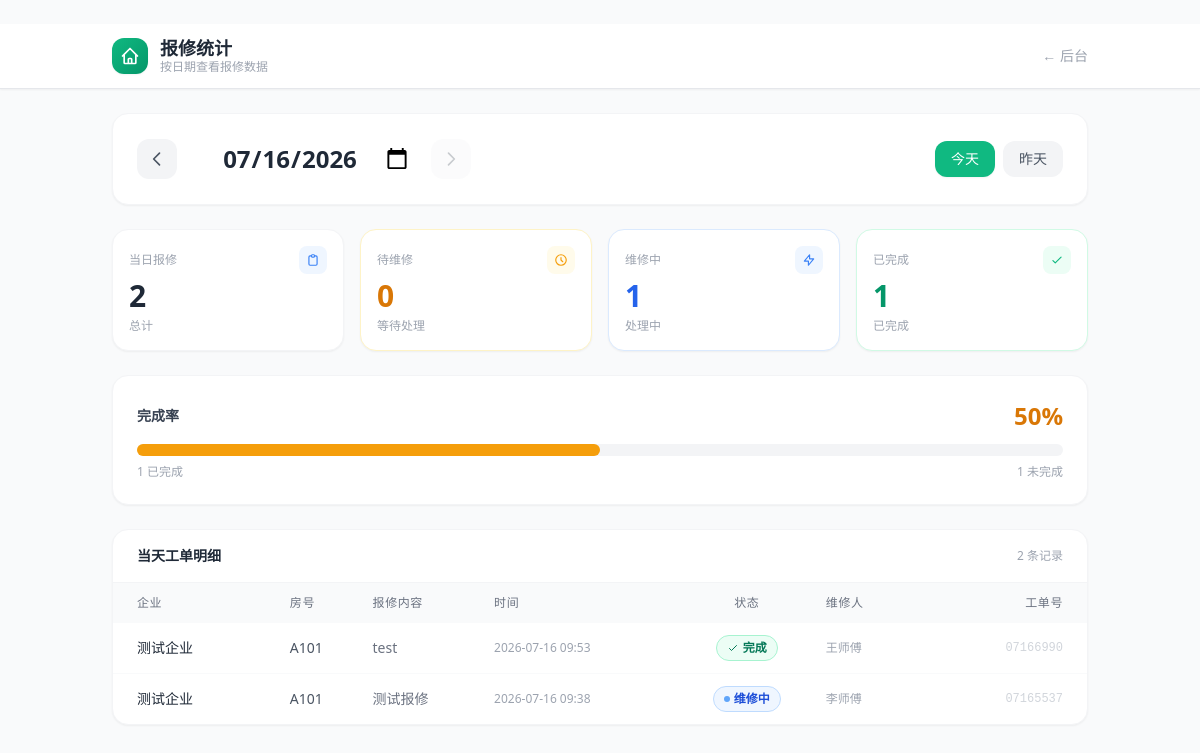
/stats, run on an earlier commit of the app's database.
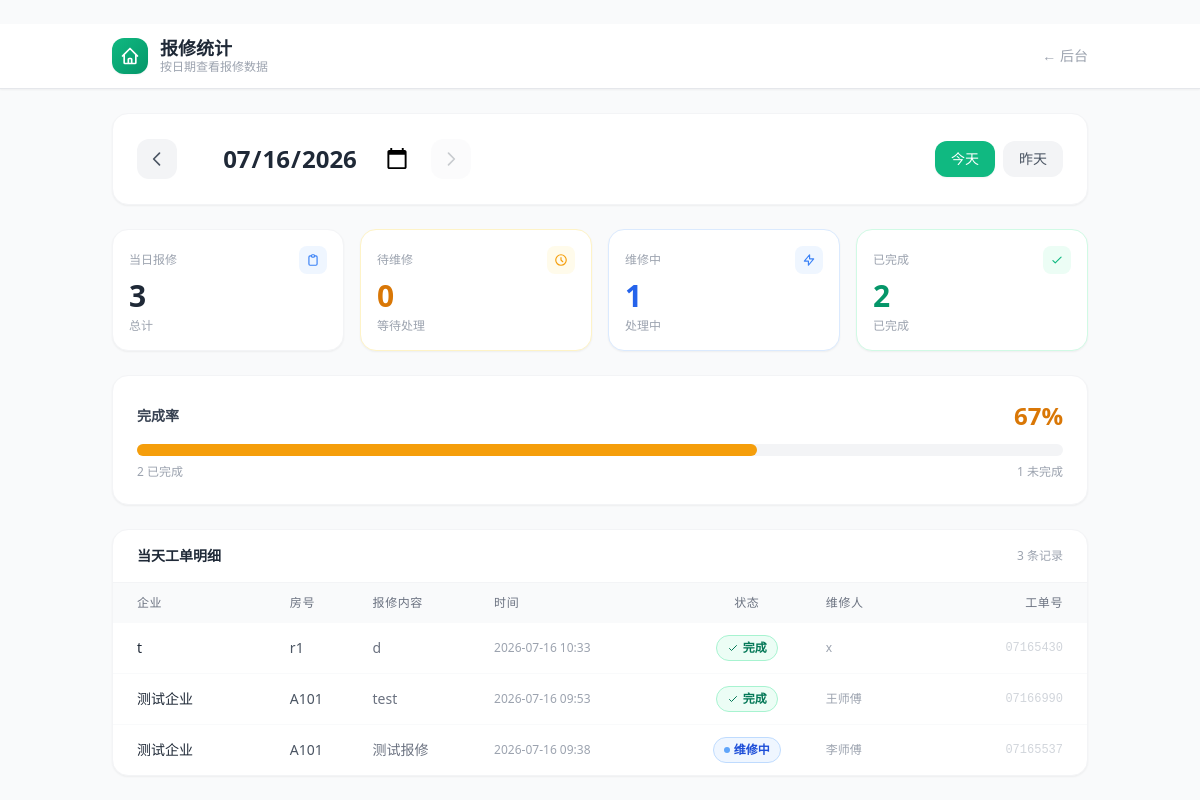
And on a later commit of the database.
### tables this page shows
CREATE TABLE orders (
        id INTEGER PRIMARY KEY AUTOINCREMENT,
        work_order TEXT UNIQUE NOT NULL,
        company TEXT NOT NULL,
        company_code TEXT NOT NULL,
        building TEXT DEFAULT '',
        room TEXT NOT NULL,
        reporter_name TEXT DEFAULT '',
        reporter_phone TEXT DEFAULT '',
        repair_type TEXT DEFAULT '',
        description TEXT NOT NULL,
        status TEXT NOT NULL DEFAULT 'pending',
        assigned_to TEXT DEFAULT '',
        created_at TEXT NOT NULL,
        updated_at TEXT NOT NULL
    );

### app.py (the view)
@app.route("/admin/update", methods=["POST"])
@app.route("/stats")
@app.route("/stats/<date_str>")
def stats(date_str=None):
    from datetime import datetime, timedelta
    if date_str is None:
        date_str = datetime.now().strftime("%Y-%m-%d")
    else:
        try:
            datetime.strptime(date_str, "%Y-%m-%d")
        except:
            date_str = datetime.now().strftime("%Y-%m-%d")
    orders = database.get_orders_by_date(date_str)
    total = len(orders)
    pending = sum(1 for o in orders if o["status"] == "pending")
    in_progress = sum(1 for o in orders if o["status"] == "in_progress")
    completed = sum(1 for o in orders if o["status"] == "completed")
    rate = round(completed / total * 100) if total > 0 else 0
    current = datetime.strptime(date_str, "%Y-%m-%d")
    prev_date = (current - timedelta(days=1)).strftime("%Y-%m-%d")
    next_date = (current + timedelta(days=1)).strftime("%Y-%m-%d")
    today_str = datetime.now().strftime("%Y-%m-%d")
    return render_template(
        "stats.html",
        date_str=date_str,
        total=total,
        pending=pending,
        in_progress=in_progress,
        completed=completed,
        rate=rate,
        orders=orders,
        prev_date=prev_date,
        next_date=next_date,
        today_str=today_str,
    )

### database.py (called while the page is built)
def get_orders_by_date(date_str):
    conn = get_db()
    try:
        cursor = conn.cursor()
        cursor.execute(f"SELECT * FROM orders WHERE created_at LIKE {PLACEHOLDER} ORDER BY created_at DESC", (f"{date_str}%",))
        rows = _fetch_all(cursor)
        return rows
    finally:
        conn.close()

    def get_db():
        conn = sqlite3.connect(DATABASE_PATH, timeout=30)
        conn.row_factory = sqlite3.Row
        conn.execute("PRAGMA journal_mode=WAL")
        conn.execute("PRAGMA busy_timeout=30000")
        return conn

    def _fetch_all(cursor):
        return cursor.fetchall()

### templates/stats.html (shortened to what this page needs)
﻿<!DOCTYPE html>
<html lang="zh-CN">
<head>
    <script src="https://cdn.tailwindcss.com"></script>
</head>
<body class="bg-gray-50 font-sans antialiased">
    <header class="bg-white border-b border-gray-200 sticky top-0 z-50 shadow-sm">
        <div class="max-w-5xl mx-auto px-4 sm:px-6">
            <div class="flex items-center justify-between h-16">
                <div class="flex items-center gap-3">
                    <a href="/admin" class="w-9 h-9 bg-gradient-to-br from-emerald-500 to-emerald-600 rounded-xl flex items-center justify-center shadow-sm">
                        <svg class="w-5 h-5 text-white" fill="none" viewBox="0 0 24 24" stroke="currentColor"><path stroke-linecap="round" stroke-linejoin="round" stroke-width="2" d="M3 12l2-2m0 0l7-7 7 7M5 10v10a1 1 0 001 1h3m10-11l2 2m-2-2v10a1 1 0 01-1 1h-3m-6 0a1 1 0 001-1v-4a1 1 0 011-1h2a1 1 0 011 1v4a1 1 0 001 1m-6 0h6"/></svg>
                    </a>
                    <div>
                        <h1 class="text-gray-800 font-bold text-lg leading-tight">报修统计</h1>
                        <p class="text-gray-400 text-xs">按日期查看报修数据</p>
                    </div>
                </div>
                <a href="/admin" class="text-gray-400 hover:text-emerald-600 transition-colors text-sm">← 后台</a>
            </div>
        </div>
    </header>
    <div class="max-w-5xl mx-auto px-4 sm:px-6 py-6">
        <div class="bg-white rounded-2xl shadow-sm border border-gray-100 p-4 sm:p-6 mb-6">
            <div class="flex flex-col sm:flex-row items-center justify-between gap-4">
                <div class="flex items-center gap-3">
                    <a href="/stats/{{ prev_date }}" class="w-10 h-10 bg-gray-100 hover:bg-gray-200 rounded-xl flex items-center justify-center transition-colors">
                        <svg class="w-5 h-5 text-gray-600" fill="none" viewBox="0 0 24 24" stroke="currentColor"><path stroke-linecap="round" stroke-linejoin="round" stroke-width="2" d="M15 19l-7-7 7-7"/></svg>
                    </a>
                    <div class="text-center">
                        <input type="date" value="{{ date_str }}"
                               onchange="window.location.href='/stats/' + this.value"
                               class="text-xl sm:text-2xl font-bold text-gray-800 bg-transparent border-none outline-none cursor-pointer text-center
                                      [color-scheme:light] focus:ring-2 focus:ring-emerald-500 rounded-lg px-2 py-1"
                               style="border: none; -webkit-appearance: none;">
                    </div>
                    <a href="/stats/{{ next_date }}"
                       class="w-10 h-10 bg-gray-100 hover:bg-gray-200 rounded-xl flex items-center justify-center transition-colors
                              {% if next_date > today_str %}opacity-30 pointer-events-none{% endif %}">
                        <svg class="w-5 h-5 text-gray-600" fill="none" viewBox="0 0 24 24" stroke="currentColor"><path stroke-linecap="round" stroke-linejoin="round" stroke-width="2" d="M9 5l7 7-7 7"/></svg>
                    </a>
                </div>
                <div class="flex gap-2">
                    <a href="/stats/{{ today_str }}" class="px-4 py-2 rounded-xl text-sm font-medium transition-colors
                        {% if date_str == today_str %}bg-emerald-500 text-white shadow-sm{% else %}bg-gray-100 text-gray-600 hover:bg-gray-200{% endif %}">
                        今天
                    </a>
                    <a href="/stats/{{ prev_date }}" class="px-4 py-2 rounded-xl text-sm font-medium {% if date_str == today_str %}bg-gray-100 text-gray-600 hover:bg-gray-200{% else %}bg-emerald-500 text-white shadow-sm{% endif %}">
                        昨天
                    </a>
                </div>
            </div>
        </div>
        <div class="grid grid-cols-2 sm:grid-cols-4 gap-3 sm:gap-4 mb-6">
            <div class="bg-white rounded-2xl shadow-sm border border-gray-100 p-4">
                <div class="flex items-center justify-between mb-1">
                    <span class="text-gray-400 text-xs font-medium">当日报修</span>
                    <div class="w-7 h-7 bg-blue-50 rounded-lg flex items-center justify-center">
                        <svg class="w-3.5 h-3.5 text-blue-500" fill="none" viewBox="0 0 24 24" stroke="currentColor"><path stroke-linecap="round" stroke-linejoin="round" stroke-width="2" d="M9 5H7a2 2 0 00-2 2v12a2 2 0 002 2h10a2 2 0 002-2V7a2 2 0 00-2-2h-2M9 5a2 2 0 002 2h2a2 2 0 002-2M9 5a2 2 0 012-2h2a2 2 0 012 2"/></svg>
                    </div>
                </div>
                <p class="text-3xl font-bold text-gray-800">{{ total }}</p>
                <p class="text-xs text-gray-400 mt-1">总计</p>
            </div>
            <div class="bg-white rounded-2xl shadow-sm border border-amber-100 p-4">
                <div class="flex items-center justify-between mb-1">
                    <span class="text-gray-400 text-xs font-medium">待维修</span>
                    <div class="w-7 h-7 bg-amber-50 rounded-lg flex items-center justify-center">
                        <svg class="w-3.5 h-3.5 text-amber-500" fill="none" viewBox="0 0 24 24" stroke="currentColor"><path stroke-linecap="round" stroke-linejoin="round" stroke-width="2" d="M12 8v4l3 3m6-3a9 9 0 11-18 0 9 9 0 0118 0z"/></svg>
                    </div>
                </div>
                <p class="text-3xl font-bold text-amber-600">{{ pending }}</p>
                <p class="text-xs text-gray-400 mt-1">等待处理</p>
            </div>
            <div class="bg-white rounded-2xl shadow-sm border border-blue-100 p-4">
                <div class="flex items-center justify-between mb-1">
                    <span class="text-gray-400 text-xs font-medium">维修中</span>
                    <div class="w-7 h-7 bg-blue-50 rounded-lg flex items-center justify-center">
                        <svg class="w-3.5 h-3.5 text-blue-500" fill="none" viewBox="0 0 24 24" stroke="currentColor"><path stroke-linecap="round" stroke-linejoin="round" stroke-width="2" d="M13 10V3L4 14h7v7l9-11h-7z"/></svg>
                    </div>
                </div>
                <p class="text-3xl font-bold text-blue-600">{{ in_progress }}</p>
                <p class="text-xs text-gray-400 mt-1">处理中</p>
            </div>
            <div class="bg-white rounded-2xl shadow-sm border border-emerald-100 p-4">
                <div class="flex items-center justify-between mb-1">
                    <span class="text-gray-400 text-xs font-medium">已完成</span>
                    <div class="w-7 h-7 bg-emerald-50 rounded-lg flex items-center justify-center">
                        <svg class="w-3.5 h-3.5 text-emerald-500" fill="none" viewBox="0 0 24 24" stroke="currentColor"><path stroke-linecap="round" stroke-linejoin="round" stroke-width="2" d="M5 13l4 4L19 7"/></svg>
                    </div>
                </div>
                <p class="text-3xl font-bold text-emerald-600">{{ completed }}</p>
                <p class="text-xs text-gray-400 mt-1">已完成</p>
            </div>
        </div>
        <div class="bg-white rounded-2xl shadow-sm border border-gray-100 p-4 sm:p-6 mb-6">
            <div class="flex items-center justify-between mb-3">
                <span class="text-gray-700 font-semibold text-sm">完成率</span>
                <span class="text-2xl font-bold {% if rate >= 80 %}text-emerald-600{% elif rate >= 50 %}text-amber-600{% else %}text-red-500{% endif %}">
                    {{ rate }}%
                </span>
            </div>
            <div class="w-full bg-gray-100 rounded-full h-3">
                <div class="h-3 rounded-full transition-all duration-500
                    {% if rate >= 80 %}bg-emerald-500{% elif rate >= 50 %}bg-amber-500{% else %}bg-red-500{% endif %}"
                    style="width:{{ rate }}%"></div>
            </div>
            <div class="flex justify-between text-xs text-gray-400 mt-2">
                <span>{{ completed }} 已完成</span>
                <span>{{ total - completed }} 未完成</span>
            </div>
        </div>
        <div class="bg-white rounded-2xl shadow-sm border border-gray-100 overflow-hidden">
            <div class="px-4 sm:px-6 py-4 border-b border-gray-100 flex items-center justify-between">
                <h2 class="text-gray-800 font-bold text-sm">当天工单明细</h2>
                <span class="text-xs text-gray-400">{{ orders|length }} 条记录</span>
            </div>
            {% if orders %}
            <div class="overflow-x-auto">
                <table class="w-full text-sm">
                    <thead>
                        <tr class="bg-gray-50 text-gray-500 text-xs uppercase tracking-wider">
                            <th class="text-left px-4 sm:px-6 py-3 font-medium">企业</th>
                            <th class="text-left px-2 py-3 font-medium">房号</th>
                            <th class="text-left px-2 py-3 font-medium hidden sm:table-cell">报修内容</th>
                            <th class="text-left px-2 py-3 font-medium hidden md:table-cell">时间</th>
                            <th class="text-center px-2 py-3 font-medium">状态</th>
                            <th class="text-left px-2 py-3 font-medium hidden lg:table-cell">维修人</th>
                            <th class="text-right px-4 sm:px-6 py-3 font-medium">工单号</th>
                        </tr>
                    </thead>
                    <tbody class="divide-y divide-gray-50">
                        {% for o in orders %}
                        <tr class="hover:bg-gray-50 transition-colors">
                            <td class="px-4 sm:px-6 py-3 text-gray-800 font-medium truncate max-w-[100px]">{{ o.company }}</td>
                            <td class="px-2 py-3 text-gray-600">{{ o.room }}</td>
                            <td class="px-2 py-3 text-gray-500 truncate max-w-[150px] hidden sm:table-cell">{{ o.description }}</td>
                            <td class="px-2 py-3 text-gray-400 text-xs hidden md:table-cell">{{ o.created_at[:16] }}</td>
                            <td class="px-2 py-3 text-center">
                                {% if o.status == "pending" %}
                                <span class="inline-flex items-center gap-1 text-xs font-semibold px-2.5 py-1 bg-amber-50 text-amber-700 border border-amber-200 rounded-full">
                                    <span class="w-1.5 h-1.5 bg-amber-400 rounded-full"></span>待修
                                </span>
                                {% elif o.status == "in_progress" %}
                                <span class="inline-flex items-center gap-1 text-xs font-semibold px-2.5 py-1 bg-blue-50 text-blue-700 border border-blue-200 rounded-full">
                                    <span class="w-1.5 h-1.5 bg-blue-400 rounded-full animate-pulse"></span>维修中
                                </span>
                                {% elif o.status == "completed" %}
                                <span class="inline-flex items-center gap-1 text-xs font-semibold px-2.5 py-1 bg-emerald-50 text-emerald-700 border border-emerald-200 rounded-full">
                                    <svg class="w-3 h-3" fill="none" viewBox="0 0 24 24" stroke="currentColor"><path stroke-linecap="round" stroke-linejoin="round" stroke-width="2" d="M5 13l4 4L19 7"/></svg>完成
                                </span>
                                {% endif %}
                            </td>
                            <td class="px-2 py-3 text-gray-400 text-xs hidden lg:table-cell">{{ o.assigned_to or "—" }}</td>
                            <td class="px-4 sm:px-6 py-3 text-right">
                                <span class="text-xs text-gray-300 font-mono">{{ o.work_order[-8:] }}</span>
                            </td>
                        </tr>
                        {% endfor %}
                    </tbody>
                </table>
            </div>
            {% endif %}
        </div>
    </div>
</body>
</html>

What changed in the data, as far as the page shows it:
added orders: company "t", room "r1", description "d", created_at "2026-07-16 10:33", status "completed" (drawn), assigned_to "x", work_order "07165430"
Also different on the page:
{{ total }}: "2" → "3"
{{ completed }}: "1" → "2"
{{ rate }}: "50" → "67"
{{ rate }}: 50 → 67 (drawn)
{{ orders|length }}: "2" → "3"
